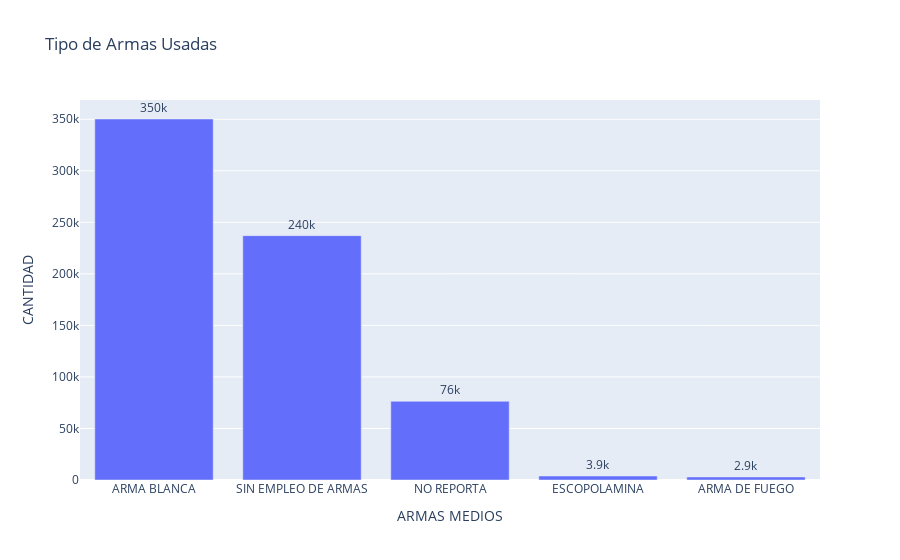

The code cell stored with this chart in its notebook:
### Code cell
import plotly.express as px

print(tipo_de_arma.head())

# Crear un gráfico de barras con Plotly
tipo_de_arma_graph = px.bar(
tipo_de_arma,  # DataFrame que contiene los datos
    x='ARMAS MEDIOS',  # Columna que se usará en el eje X
    y='CANTIDAD',  # Columna que se usará en el eje Y
    text_auto='.2s',  # Mostrar valores automáticos en las barras con formato
    title='Tipo de Armas Usadas'  # Título del gráfico
)

# Actualizar el trazado para personalizar el texto
tipo_de_arma_graph.update_traces(
    textfont_size=12,  # Tamaño de la fuente del texto
    textangle=0,  # Ángulo del texto
    textposition="outside",  # Posición del texto fuera de las barras
    cliponaxis=False  # Permite que el texto sobresalga fuera del eje
)

# Mostrar el gráfico
tipo_de_arma_graph.show()
tipo_de_arma_graph.write_html('graphics/weapon.html') #usado para crear el grafico

### Figure 1 — Plotly figure (JSON) as saved in the notebook; plotly's stock layout.template omitted (floating-point values rounded to 4 significant figures)
{"data": [{"alignmentgroup": "True", "cliponaxis": false, "hovertemplate": "ARMAS MEDIOS=%{x}<br>CANTIDAD=%{y}<extra></extra>", "legendgroup": "", "marker": {"color": "#636efa", "pattern": {"shape": ""}}, "name": "", "offsetgroup": "", "orientation": "v", "showlegend": false, "textangle": 0, "textfont": {"size": 12}, "textposition": "outside", "texttemplate": "%{y:.2s}", "type": "bar", "x": ["ARMA BLANCA", "SIN EMPLEO DE ARMAS", "NO REPORTA", "ESCOPOLAMINA", "ARMA DE FUEGO"], "xaxis": "x", "y": [350267, 237096, 76357, 3863, 2949], "yaxis": "y"}], "layout": {"barmode": "relative", "legend": {"tracegroupgap": 0}, "title": {"text": "Tipo de Armas Usadas"}, "xaxis": {"anchor": "y", "domain": [0, 1], "title": {"text": "ARMAS MEDIOS"}}, "yaxis": {"anchor": "x", "domain": [0, 1], "title": {"text": "CANTIDAD"}}}}
